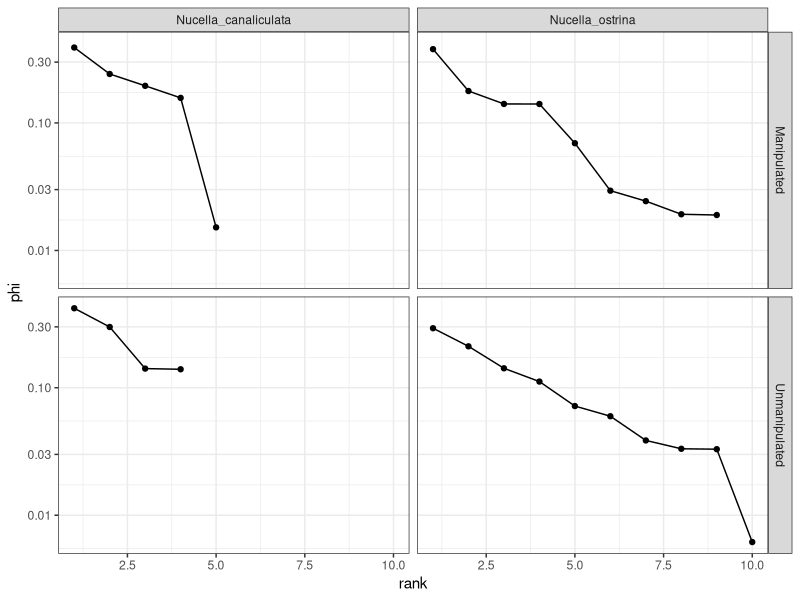

Generate this figure with R:
#### Prepare workspace and import data sets
library(tidyverse)
library(lubridate)

setwd("/Users/rodrigoalves/Desktop/PHD/COLABS/2025_pref")
#rm(list=ls())

# Feeding surveys

#unmanipulated
data <- read.csv('NatPatch-Modfit-FeedObs_raw.csv')

data$type <- rep(paste('Unmanipulated'),nrow(data))

#manipulated
data2 <- read.csv('NatPatchManip-Modfit-FeedObs_raw.csv')

colnames(data2)[3] <- 'Spp'

data2$type <- rep(paste('Manipulated'),nrow(data2))

#compact dfs
data <- data %>%
  group_by(Pred,Spp,type) %>%
  summarise(s=n()) 

data2 <- data2 %>%
  group_by(Pred,Spp,type) %>%
  summarise(s=n())

#add non-feeding predators
no <- filter(data,Spp =="Not_Feeding") %>% 
  spread(key=Spp,value=s,fill=0)

data <- left_join(data,no)

no2 <- filter(data2,Spp =="Not_Feeding") %>% 
  spread(key=Spp,value=s,fill=0)

data2 <- left_join(data2,no2)

#combine all
frate <- rbind(data,data2)
                   
## Handling times
#unmanipulated
th <- read.csv('NatPatch-Modfit-HandlingTimes.csv')

th$type <- rep(paste('Unmanipulated'),nrow(th))

#average handling times across pacthes
th$m_h <- apply(th[,-c(1,12)],1,mean)

#manipulated
th2 <- read.csv('NatPatchManip-Modfit-HandlingTimes.csv')

colnames(th2)[1] <- 'Spp'

th2$type <- rep(paste('Manipulated'),nrow(th2))

#average handling times across patches
th2$m_h <- apply(th2[,-c(1,20)],1,mean)

#combine
hand <- rbind(th[,-c(2:11)],th2[,-c(2:19)])

#join dfs
feed <- inner_join(frate,hand)

#Calculate feeding rates (observational method)
feed <- feed %>%
  mutate(p = s/(s+Not_Feeding),
         f = p/m_h)

## Add prey densities
#unmanipulated
numbers <- read.csv('NatPatch-Modfit-PreyMeans.csv')

numbers$type <- rep(paste('Unmanipulated'),nrow(numbers))

#manipulated
numbers2 <- read.csv('NatPatchManip-AllPreyMeans.csv')

numbers2$type <- rep(paste('Manipulated'),nrow(numbers2))

colnames(numbers2)[1] <- 'Spp'

#average across patches
numbers$m_n <- apply(numbers[,-c(1,12)],1,mean)

numbers2$m_n <- apply(numbers2[,-c(1,20)],1,mean)

#combine
n1 <- inner_join(frate,numbers)

n1 <- n1[,-c(6:15)]

n2 <- inner_join(frate,numbers2)

n2 <- n2[,-c(6:23)]

env <- rbind(n1,n2)

#final df
table <- full_join(feed,env)

#Calculate preferences
table <- table %>%
  #na.omit() %>% 
  filter(m_n > 0) %>% 
  group_by(Pred,type,Not_Feeding) %>% 
  mutate(phi=(f/m_n)/sum(f/m_n)) 

##rank distribution

table <- table %>%
  na.omit() %>% 
  group_by(Pred, type) %>%
  arrange(Pred, type, desc(phi)) %>% 
  mutate(rank = row_number())

#plot
table %>% 
  ggplot(aes(x=rank,y=phi))+
  geom_line(group=1)+
  geom_point()+
  theme_bw()+
  scale_y_log10()+
  #geom_text(aes(label=Prey),fontface='italic',size=3,angle=10)+
  facet_grid(~type~Pred)
